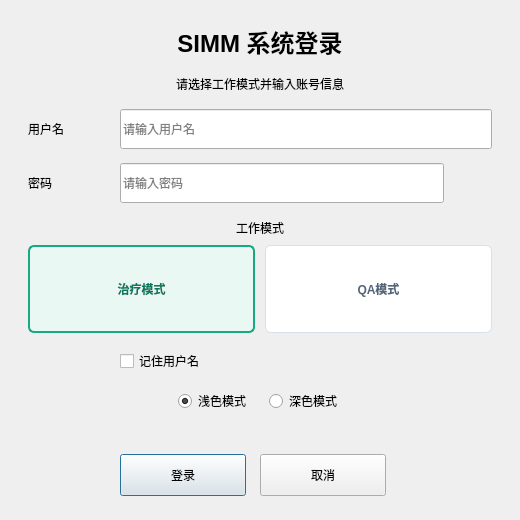
<?xml version="1.0" encoding="UTF-8"?>
<ui version="4.0">
 <class>LoginDialog</class>
 <widget class="QDialog" name="LoginDialog">
  <property name="geometry">
   <rect>
    <x>0</x>
    <y>0</y>
    <width>520</width>
    <height>520</height>
   </rect>
  </property>
  <property name="minimumSize">
   <size>
    <width>500</width>
    <height>500</height>
   </size>
  </property>
  <property name="windowTitle">
   <string>用户登录</string>
  </property>
  <layout class="QVBoxLayout" name="verticalLayout_main">
   <property name="spacing">
    <number>16</number>
   </property>
   <property name="leftMargin">
    <number>28</number>
   </property>
   <property name="topMargin">
    <number>24</number>
   </property>
   <property name="rightMargin">
    <number>28</number>
   </property>
   <property name="bottomMargin">
    <number>24</number>
   </property>
   <item>
    <widget class="QLabel" name="label_title">
     <property name="minimumSize">
      <size>
       <width>0</width>
       <height>34</height>
      </size>
     </property>
     <property name="font">
      <font>
       <pointsize>18</pointsize>
       <bold>true</bold>
      </font>
     </property>
     <property name="text">
      <string>SIMM 系统登录</string>
     </property>
     <property name="alignment">
      <set>Qt::AlignmentFlag::AlignCenter</set>
     </property>
    </widget>
   </item>
   <item>
    <widget class="QLabel" name="label_subtitle">
     <property name="text">
      <string>请选择工作模式并输入账号信息</string>
     </property>
     <property name="alignment">
      <set>Qt::AlignmentFlag::AlignCenter</set>
     </property>
    </widget>
   </item>
   <item>
    <layout class="QFormLayout" name="formLayout">
     <property name="labelAlignment">
      <set>Qt::AlignmentFlag::AlignRight|Qt::AlignmentFlag::AlignTrailing|Qt::AlignmentFlag::AlignVCenter</set>
     </property>
     <property name="formAlignment">
      <set>Qt::AlignmentFlag::AlignHCenter|Qt::AlignmentFlag::AlignTop</set>
     </property>
     <property name="horizontalSpacing">
      <number>14</number>
     </property>
     <property name="verticalSpacing">
      <number>14</number>
     </property>
     <item row="0" column="0">
      <widget class="QLabel" name="label_username">
       <property name="minimumSize">
        <size>
         <width>78</width>
         <height>40</height>
        </size>
       </property>
       <property name="text">
        <string>用户名</string>
       </property>
      </widget>
     </item>
     <item row="0" column="1">
      <widget class="QLineEdit" name="lineEdit_username">
       <property name="minimumSize">
        <size>
         <width>260</width>
         <height>40</height>
        </size>
       </property>
       <property name="placeholderText">
        <string>请输入用户名</string>
       </property>
       <property name="clearButtonEnabled">
        <bool>true</bool>
       </property>
      </widget>
     </item>
     <item row="1" column="0">
      <widget class="QLabel" name="label_password">
       <property name="minimumSize">
        <size>
         <width>78</width>
         <height>40</height>
        </size>
       </property>
       <property name="text">
        <string>密码</string>
       </property>
      </widget>
     </item>
     <item row="1" column="1">
      <layout class="QHBoxLayout" name="horizontalLayout_password">
       <property name="spacing">
        <number>8</number>
       </property>
       <item>
        <widget class="QLineEdit" name="lineEdit_password">
         <property name="minimumSize">
          <size>
           <width>216</width>
           <height>40</height>
          </size>
         </property>
         <property name="echoMode">
          <enum>QLineEdit::EchoMode::Password</enum>
         </property>
         <property name="placeholderText">
          <string>请输入密码</string>
         </property>
         <property name="clearButtonEnabled">
          <bool>true</bool>
         </property>
        </widget>
       </item>
       <item>
        <widget class="QPushButton" name="pb_show_passwd">
         <property name="minimumSize">
          <size>
           <width>40</width>
           <height>40</height>
          </size>
         </property>
         <property name="maximumSize">
          <size>
           <width>40</width>
           <height>40</height>
          </size>
         </property>
         <property name="cursor">
          <cursorShape>PointingHandCursor</cursorShape>
         </property>
         <property name="toolTip">
          <string>显示或隐藏密码</string>
         </property>
         <property name="icon">
          <iconset resource="resources.qrc">
           <normaloff>:/icons/icons/eye-slash.svg</normaloff>:/icons/icons/eye-slash.svg</iconset>
         </property>
         <property name="flat">
          <bool>true</bool>
         </property>
        </widget>
       </item>
      </layout>
     </item>
   </layout>
  </item>
   <item>
    <widget class="QWidget" name="modeSelectorWidget" native="true">
     <layout class="QVBoxLayout" name="verticalLayout_modeSelector">
      <property name="spacing">
       <number>8</number>
      </property>
      <property name="leftMargin">
       <number>0</number>
      </property>
      <property name="topMargin">
       <number>0</number>
      </property>
      <property name="rightMargin">
       <number>0</number>
      </property>
      <property name="bottomMargin">
       <number>0</number>
      </property>
      <item>
       <widget class="QLabel" name="label_mode">
        <property name="text">
         <string>工作模式</string>
        </property>
        <property name="alignment">
         <set>Qt::AlignmentFlag::AlignCenter</set>
        </property>
       </widget>
      </item>
      <item>
       <layout class="QHBoxLayout" name="horizontalLayout_modes">
        <property name="spacing">
         <number>10</number>
        </property>
        <item>
         <widget class="QToolButton" name="treatmentModeButton">
          <property name="sizePolicy">
           <sizepolicy hsizetype="Expanding" vsizetype="Fixed">
            <horstretch>1</horstretch>
            <verstretch>0</verstretch>
           </sizepolicy>
          </property>
          <property name="minimumSize">
           <size>
            <width>130</width>
            <height>88</height>
           </size>
          </property>
          <property name="cursor">
           <cursorShape>PointingHandCursor</cursorShape>
          </property>
          <property name="styleSheet">
           <string notr="true">QToolButton { background: #FFFFFF; border: 1px solid #D5E1EC; border-radius: 6px; padding: 8px; color: #526579; font-weight: 600; } QToolButton:hover { border-color: #66BFA8; background: #F3FBF8; } QToolButton:checked { border: 2px solid #19A982; background: #EAF8F3; color: #087A5D; }</string>
          </property>
          <property name="text">
           <string>治疗模式</string>
          </property>
          <property name="icon">
           <iconset resource="resources.qrc">
            <normaloff>:/icons/icons/therapist.svg</normaloff>:/icons/icons/therapist.svg</iconset>
          </property>
          <property name="iconSize">
           <size>
            <width>34</width>
            <height>34</height>
           </size>
          </property>
          <property name="checkable">
           <bool>true</bool>
          </property>
          <property name="checked">
           <bool>true</bool>
          </property>
          <property name="toolButtonStyle">
           <enum>Qt::ToolButtonStyle::ToolButtonTextUnderIcon</enum>
          </property>
         </widget>
        </item>
        <item>
         <widget class="QToolButton" name="qaModeButton">
          <property name="sizePolicy">
           <sizepolicy hsizetype="Expanding" vsizetype="Fixed">
            <horstretch>1</horstretch>
            <verstretch>0</verstretch>
           </sizepolicy>
          </property>
          <property name="minimumSize">
           <size>
            <width>130</width>
            <height>88</height>
           </size>
          </property>
          <property name="cursor">
           <cursorShape>PointingHandCursor</cursorShape>
          </property>
          <property name="styleSheet">
           <string notr="true">QToolButton { background: #FFFFFF; border: 1px solid #D5E1EC; border-radius: 6px; padding: 8px; color: #526579; font-weight: 600; } QToolButton:hover { border-color: #66BFA8; background: #F3FBF8; } QToolButton:checked { border: 2px solid #19A982; background: #EAF8F3; color: #087A5D; }</string>
          </property>
          <property name="text">
           <string>QA模式</string>
          </property>
          <property name="icon">
           <iconset resource="resources.qrc">
            <normaloff>:/icons/icons/calculator-solid.svg</normaloff>:/icons/icons/calculator-solid.svg</iconset>
          </property>
          <property name="iconSize">
           <size>
            <width>34</width>
            <height>34</height>
           </size>
          </property>
          <property name="checkable">
           <bool>true</bool>
          </property>
          <property name="toolButtonStyle">
           <enum>Qt::ToolButtonStyle::ToolButtonTextUnderIcon</enum>
          </property>
         </widget>
        </item>
       </layout>
      </item>
     </layout>
    </widget>
   </item>
   <item>
    <layout class="QHBoxLayout" name="horizontalLayout_options">
     <property name="spacing">
      <number>14</number>
     </property>
     <item>
      <spacer name="horizontalSpacer_optionsLeft">
       <property name="orientation">
        <enum>Qt::Orientation::Horizontal</enum>
       </property>
       <property name="sizeType">
        <enum>QSizePolicy::Policy::Fixed</enum>
       </property>
       <property name="sizeHint" stdset="0">
        <size>
         <width>92</width>
         <height>20</height>
        </size>
       </property>
      </spacer>
     </item>
     <item>
      <widget class="QCheckBox" name="checkBox_remember">
       <property name="text">
        <string>记住用户名</string>
       </property>
      </widget>
     </item>
     <item>
      <spacer name="horizontalSpacer_options">
       <property name="orientation">
        <enum>Qt::Orientation::Horizontal</enum>
       </property>
       <property name="sizeHint" stdset="0">
        <size>
         <width>40</width>
         <height>20</height>
        </size>
       </property>
      </spacer>
     </item>
    </layout>
   </item>
   <item>
    <layout class="QHBoxLayout" name="horizontalLayout_theme">
     <property name="spacing">
      <number>18</number>
     </property>
     <item>
      <spacer name="horizontalSpacer_themeLeft">
       <property name="orientation">
        <enum>Qt::Orientation::Horizontal</enum>
       </property>
       <property name="sizeHint" stdset="0">
        <size>
         <width>20</width>
         <height>20</height>
        </size>
       </property>
      </spacer>
     </item>
     <item>
      <widget class="QRadioButton" name="radioLight">
       <property name="text">
        <string>浅色模式</string>
       </property>
       <property name="checked">
        <bool>true</bool>
       </property>
      </widget>
     </item>
     <item>
      <widget class="QRadioButton" name="radioDark">
       <property name="text">
        <string>深色模式</string>
       </property>
      </widget>
     </item>
     <item>
      <spacer name="horizontalSpacer_theme">
       <property name="orientation">
        <enum>Qt::Orientation::Horizontal</enum>
       </property>
       <property name="sizeHint" stdset="0">
        <size>
         <width>20</width>
         <height>20</height>
        </size>
       </property>
      </spacer>
     </item>
    </layout>
   </item>
   <item>
    <spacer name="verticalSpacer_beforeButtons">
     <property name="orientation">
      <enum>Qt::Orientation::Vertical</enum>
     </property>
     <property name="sizeHint" stdset="0">
      <size>
       <width>20</width>
       <height>8</height>
      </size>
     </property>
    </spacer>
   </item>
   <item>
    <layout class="QHBoxLayout" name="horizontalLayout_buttons">
     <property name="spacing">
      <number>14</number>
     </property>
     <item>
      <spacer name="horizontalSpacer_buttons_left">
       <property name="orientation">
        <enum>Qt::Orientation::Horizontal</enum>
       </property>
       <property name="sizeType">
        <enum>QSizePolicy::Policy::Fixed</enum>
       </property>
       <property name="sizeHint" stdset="0">
        <size>
         <width>92</width>
         <height>20</height>
        </size>
       </property>
      </spacer>
     </item>
     <item>
      <widget class="QPushButton" name="pushButton_login">
       <property name="minimumSize">
        <size>
         <width>126</width>
         <height>42</height>
        </size>
       </property>
       <property name="maximumSize">
        <size>
         <width>126</width>
         <height>42</height>
        </size>
       </property>
       <property name="text">
        <string>登录</string>
       </property>
       <property name="default">
        <bool>true</bool>
       </property>
      </widget>
     </item>
     <item>
      <widget class="QPushButton" name="pushButton_cancel">
       <property name="minimumSize">
        <size>
         <width>126</width>
         <height>42</height>
        </size>
       </property>
       <property name="maximumSize">
        <size>
         <width>126</width>
         <height>42</height>
        </size>
       </property>
       <property name="text">
        <string>取消</string>
       </property>
      </widget>
     </item>
     <item>
      <spacer name="horizontalSpacer_buttons_right">
       <property name="orientation">
        <enum>Qt::Orientation::Horizontal</enum>
       </property>
       <property name="sizeHint" stdset="0">
        <size>
         <width>0</width>
         <height>20</height>
        </size>
       </property>
      </spacer>
     </item>
    </layout>
   </item>
  </layout>
 </widget>
 <tabstops>
  <tabstop>lineEdit_username</tabstop>
  <tabstop>lineEdit_password</tabstop>
  <tabstop>pb_show_passwd</tabstop>
  <tabstop>checkBox_remember</tabstop>
  <tabstop>radioLight</tabstop>
  <tabstop>radioDark</tabstop>
  <tabstop>pushButton_login</tabstop>
  <tabstop>pushButton_cancel</tabstop>
 </tabstops>
 <resources>
  <include location="resources.qrc"/>
 </resources>
 <connections/>
</ui>
